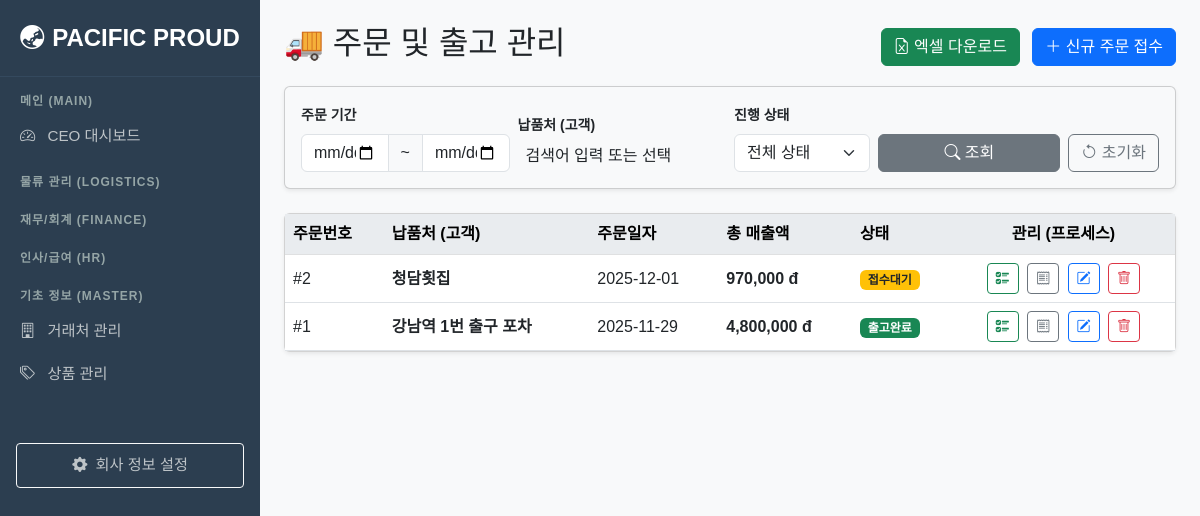
Screenshot of /orders/ with the database file from the repository.
### fulfillment/models.py (models this page shows, shortened)
class Order(models.Model):
    client = models.ForeignKey(Partner, on_delete=models.PROTECT, limit_choices_to={'partner_type__in': ['CLIENT', 'BOTH']}, verbose_name="납품처", null=True)
    order_date = models.DateTimeField(auto_now_add=True)
    status = models.CharField(max_length=20, choices=[('PENDING', '접수'), ('ALLOCATED', '피킹지시'), ('SHIPPED', '출고완료')], default='PENDING')
    memo = models.CharField(max_length=200, blank=True, null=True, verbose_name="주문 메모")
    total_revenue = models.DecimalField(max_digits=12, decimal_places=0, default=0, verbose_name="총 매출액")
    total_cogs = models.DecimalField(max_digits=12, decimal_places=0, default=0, verbose_name="총 원가(COGS)")

class Partner(models.Model):
    name = models.CharField(max_length=100, verbose_name="상호명")
    partner_type = models.CharField(max_length=10, choices=PartnerType.choices, verbose_name="구분")
    biz_number = models.CharField(max_length=20, verbose_name="사업자번호", blank=True, null=True)
    owner_name = models.CharField(max_length=50, verbose_name="대표자명", blank=True, null=True)
    phone = models.CharField(max_length=20, verbose_name="대표 전화번호", blank=True, null=True)
    address = models.CharField(max_length=200, verbose_name="주소", blank=True, null=True)
    contact_person = models.CharField(max_length=50, verbose_name="담당자명", blank=True, null=True)
    contact_phone = models.CharField(max_length=20, verbose_name="담당자 연락처", blank=True, null=True)
    initial_balance = models.DecimalField(max_digits=12, decimal_places=0, default=0, verbose_name="기초 미수/미지급금")
    def __str__(self):
        return f"[{self.get_partner_type_display()}] {self.name}"

### fulfillment/views.py (the view)
# urls.py: path('orders/', views.order_list, name='order_list'),
def order_list(request):
    orders = Order.objects.select_related('client').order_by('-order_date')
    start_date = request.GET.get('start_date')
    end_date = request.GET.get('end_date')
    client_id = request.GET.get('client')
    status = request.GET.get('status')
    if start_date: orders = orders.filter(order_date__date__gte=start_date)
    if end_date: orders = orders.filter(order_date__date__lte=end_date)
    if client_id: orders = orders.filter(client_id=client_id)
    if status: orders = orders.filter(status=status)
    clients = Partner.objects.filter(partner_type__in=['CLIENT', 'BOTH'])
    products_all = Product.objects.all()
    form = OrderForm()
    return render(request, 'fulfillment/order_list.html', {
        'orders': orders, 'form': form, 'products_all': products_all, 'clients': clients
    })

### fulfillment/forms.py
class OrderForm(forms.ModelForm):
    class Meta:
        model = Order
        fields = ['client', 'status', 'memo'] # ★ memo 추가됨
        widgets = {
            'client': forms.Select(attrs={'class': 'form-select'}),
            'status': forms.Select(attrs={'class': 'form-select'}),
            'memo': forms.TextInput(attrs={'class': 'form-control', 'placeholder': '배송 요청사항 등 메모 입력'}),
        }

### templates/fulfillment/order_list.html (shortened to what this page needs)
{% extends 'base.html' %}
{% load humanize %}
{% block content %}
<div class="d-flex justify-content-between align-items-center mb-3">
    <h2>🚚 주문 및 출고 관리</h2>
    <div>
        <a href="{% url 'fulfillment:export_order' %}?{{ request.GET.urlencode }}" class="btn btn-success me-2">
            <i class="bi bi-file-earmark-excel"></i> 엑셀 다운로드
        </a>
        <button type="button" class="btn btn-primary" data-bs-toggle="modal" data-bs-target="#addOrderModal">
            <i class="bi bi-plus-lg"></i> 신규 주문 접수
        </button>
    </div>
</div>
<div class="card shadow-sm mb-4 bg-light">
    <div class="card-body py-3">
        <form method="get" class="row g-2 align-items-end">
            <div class="col-md-3">
                <label class="form-label fw-bold small">주문 기간</label>
                <div class="input-group">
                    <input type="date" name="start_date" class="form-control" value="{{ request.GET.start_date }}">
                    <span class="input-group-text">~</span>
                    <input type="date" name="end_date" class="form-control" value="{{ request.GET.end_date }}">
                </div>
            </div>
            <div class="col-md-3">
                <label class="form-label fw-bold small">납품처 (고객)</label>
            </div>
            <div class="col-md-2">
                <label class="form-label fw-bold small">진행 상태</label>
                <select name="status" class="form-select">
                    <option value="">전체 상태</option>
                </select>
            </div>
            <div class="col-md-4 d-flex gap-2">
                <button type="submit" class="btn btn-secondary flex-fill">
                    <i class="bi bi-search"></i> 조회
                </button>
                <a href="{% url 'fulfillment:order_list' %}" class="btn btn-outline-secondary">
                    <i class="bi bi-arrow-counterclockwise"></i> 초기화
                </a>
            </div>
        </form>
    </div>
</div>
<div class="card shadow-sm">
    <div class="card-body p-0">
        <table class="table table-hover align-middle mb-0">
            <thead class="table-light">
                <tr>
                    <th>주문번호</th>
                    <th>납품처 (고객)</th>
                    <th>주문일자</th>
                    <th>총 매출액</th>
                    <th>상태</th>
                    <th class="text-center">관리 (프로세스)</th>
                </tr>
            </thead>
            <tbody>
                {% for order in orders %}
                <tr>
                    <td>#{{ order.id }}</td>
                    <td class="fw-bold">{{ order.client.name }}</td>
                    <td>{{ order.order_date|date:"Y-m-d" }}</td>
                    <td class="fw-bold">{{ order.total_revenue|intcomma }} đ</td>
                    <td>
                        {% if order.status == 'SHIPPED' %} <span class="badge bg-success">출고완료</span>
                        {% elif order.status == 'ALLOCATED' %} <span class="badge bg-info text-dark">피킹중</span>
                        {% else %} <span class="badge bg-warning text-dark">접수대기</span> {% endif %}
                    </td>
                    <td class="text-center" style="white-space: nowrap;">
                        <a href="{% url 'fulfillment:process_weight' order.id %}" class="btn btn-sm btn-outline-success me-1" title="중량/검수">
                            <i class="bi bi-ui-checks"></i>
                        </a>
                        <a href="{% url 'fulfillment:generate_invoice' order.id %}" class="btn btn-sm btn-outline-secondary me-1" target="_blank" title="명세서">
                            <i class="bi bi-receipt"></i>
                        </a>
                        <a href="{% url 'fulfillment:order_update' order.id %}" class="btn btn-sm btn-outline-primary me-1" title="수정">
                            <i class="bi bi-pencil-square"></i>
                        </a>
                        <a href="{% url 'fulfillment:order_delete' order.id %}" class="btn btn-sm btn-outline-danger" title="삭제">
                            <i class="bi bi-trash"></i>
                        </a>
                    </td>
                </tr>
                {% empty %}
                <tr><td colspan="6" class="text-center p-4">검색된 주문 내역이 없습니다.</td></tr>
                {% endfor %}
            </tbody>
        </table>
    </div>
</div>
{% endblock %}

### templates/base.html (style rules this page uses)
body { font-family: 'Malgun Gothic', sans-serif; background-color: #f8f9fa; }
.card-body.p-0 { max-height: 75vh; overflow-y: auto; }
.table thead th { position: sticky; top: 0; z-index: 2; background-color: #e9ecef; box-shadow: 0 2px 2px -1px rgba(0, 0, 0, 0.1); border-top: none; }

### rows the page displays
Order: id "2", client.name "청담횟집", order_date "2025-12-01", total_revenue "970,000", status "접수대기"
Order: id "1", client.name "강남역 1번 출구 포차", order_date "2025-11-29", total_revenue "4,800,000", status "출고완료"
